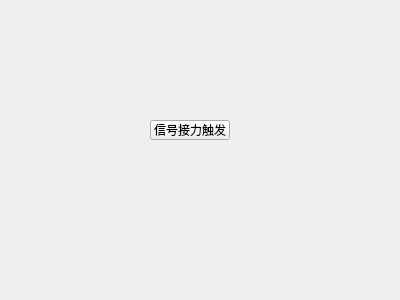
<?xml version="1.0" encoding="UTF-8"?>
<ui version="4.0">
 <class>Widget</class>
 <widget class="QWidget" name="Widget">
  <property name="geometry">
   <rect>
    <x>0</x>
    <y>0</y>
    <width>400</width>
    <height>300</height>
   </rect>
  </property>
  <property name="windowTitle">
   <string>Widget</string>
  </property>
  <widget class="QPushButton" name="pushButton">
   <property name="geometry">
    <rect>
     <x>150</x>
     <y>120</y>
     <width>80</width>
     <height>20</height>
    </rect>
   </property>
   <property name="text">
    <string>信号接力触发</string>
   </property>
  </widget>
 </widget>
 <layoutdefault spacing="6" margin="11"/>
 <resources/>
 <connections/>
</ui>
